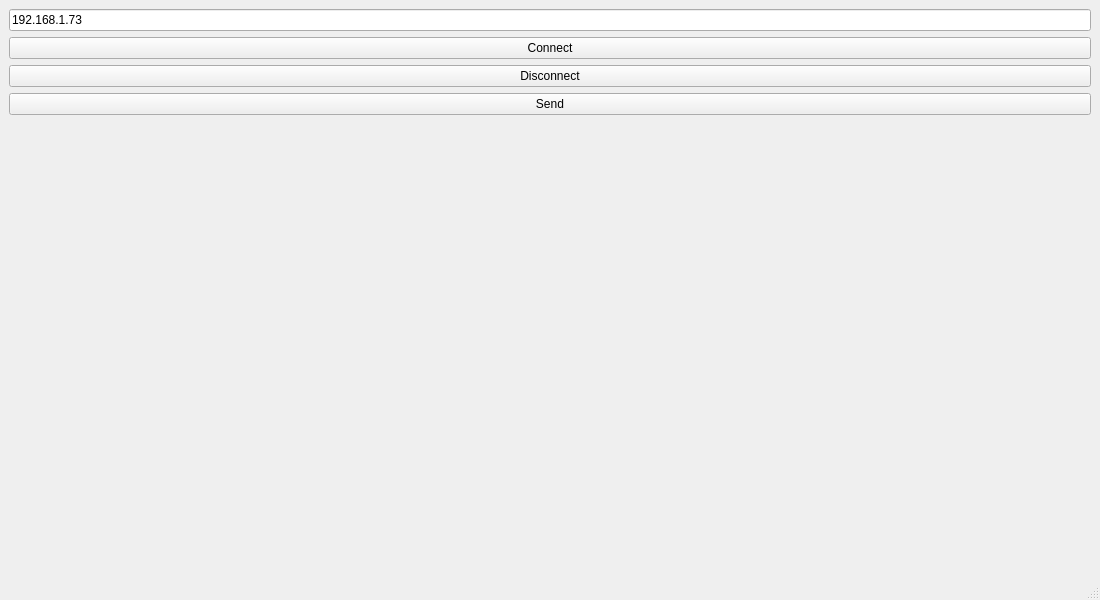
<?xml version="1.0" encoding="UTF-8"?>
<ui version="4.0">
 <class>MainClient</class>
 <widget class="QMainWindow" name="MainClient">
  <property name="geometry">
   <rect>
    <x>0</x>
    <y>0</y>
    <width>1100</width>
    <height>600</height>
   </rect>
  </property>
  <property name="windowTitle">
   <string>MainClient</string>
  </property>
  <widget class="QWidget" name="centralwidget">
   <layout class="QVBoxLayout" name="verticalLayout">
    <item>
     <widget class="QLineEdit" name="qlineedit_host">
      <property name="text">
       <string>192.168.1.73</string>
      </property>
     </widget>
    </item>
    <item>
     <widget class="QPushButton" name="qpsh_connect">
      <property name="text">
       <string>Connect</string>
      </property>
     </widget>
    </item>
    <item>
     <widget class="QPushButton" name="qpsh_disconnect">
      <property name="text">
       <string>Disconnect</string>
      </property>
     </widget>
    </item>
    <item>
     <widget class="QPushButton" name="qpsh_send">
      <property name="text">
       <string>Send</string>
      </property>
     </widget>
    </item>
    <item>
     <spacer name="verticalSpacer">
      <property name="orientation">
       <enum>Qt::Orientation::Vertical</enum>
      </property>
      <property name="sizeHint" stdset="0">
       <size>
        <width>20</width>
        <height>40</height>
       </size>
      </property>
     </spacer>
    </item>
   </layout>
  </widget>
  <widget class="QMenuBar" name="menubar">
   <property name="geometry">
    <rect>
     <x>0</x>
     <y>0</y>
     <width>1100</width>
     <height>24</height>
    </rect>
   </property>
  </widget>
  <widget class="QStatusBar" name="statusbar"/>
 </widget>
 <resources/>
 <connections/>
</ui>
